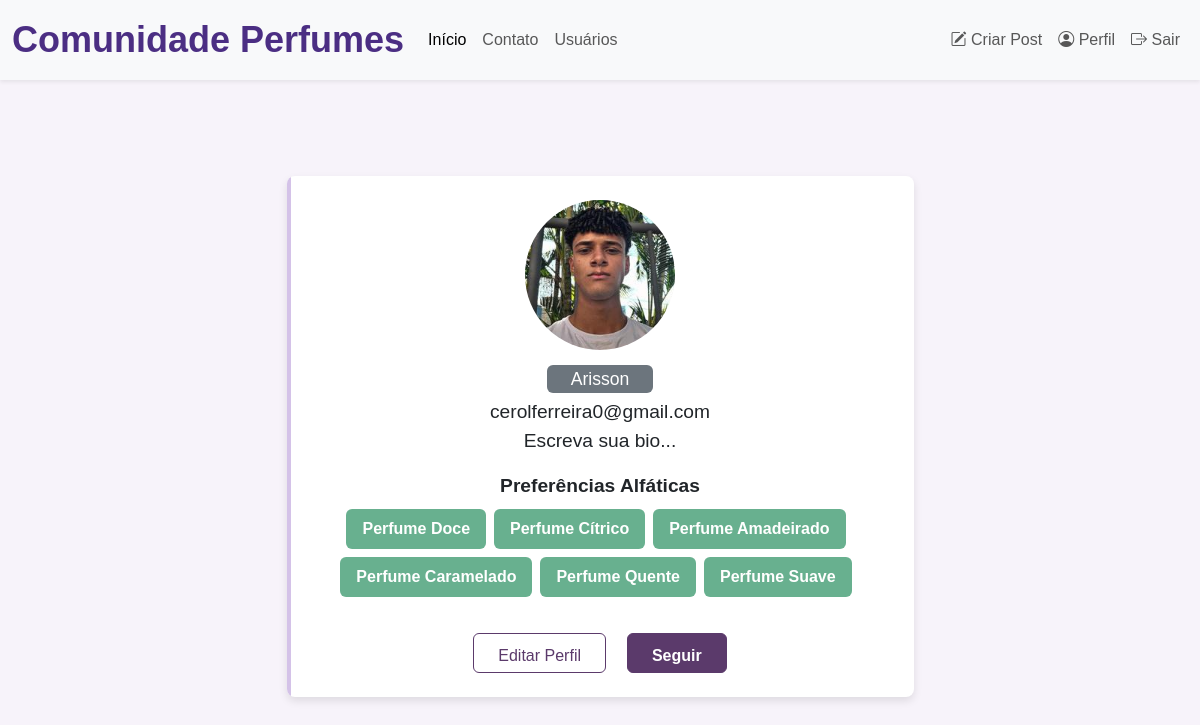
The page /perfil (signed in) on the database its author committed.
### comunidadeperfum/models.py (models this page shows)
class Usuario(database.Model, UserMixin):
    id = database.Column(database.Integer, primary_key=True)
    username = database.Column(database.String, nullable=False)
    email = database.Column(database.String, nullable=False, unique=True)
    senha = database.Column(database.String, nullable=False)
    foto_perfil = database.Column(database.String, default='default.png', nullable=False)
    perfil_bio = database.Column(database.String, default='Escreva sua bio...', nullable=False)
    posts = database.relationship('Post', backref='autor', lazy=True)
    perfumes = database.Column(database.String, nullable=False, default='Não Informado.')

### comunidadeperfum/routes.py (the view)
@app.route('/perfil')
@login_required
def perfil():
    foto_perfil = url_for('static', filename=f'images/{current_user.foto_perfil}')
    return render_template('perfil.html', usuario=current_user, foto_perfil=foto_perfil)

### comunidadeperfum/models.py (called while the page is built)
@login_manager.user_loader
def load_usuario(id_usuario):
    return Usuario.query.get(int(id_usuario))

### comunidadeperfum/templates/perfil.html (shortened to what this page needs)
{% extends 'base.html' %}
{% block body %}
<div class="container mt-5 mt-custom">
    <div class="row d-flex justify-content-center">
        <div class="col-md-7">
            <div class="card p-3 py-4">
                <div class="text-center">
                    <img src="{{ foto_perfil }}" width="100" class="rounded-circle">
                </div>
                <div class="text-center mt-3">
                    <span class="bg-secondary p-1 px-4 rounded text-white">{{ current_user.username }}</span>
                    <h5 class="mt-2 mb-0">{{ current_user.email }}</h5>
                    <div class="px-4 mt-1">
                        <p class="fonts">{{ current_user.perfil_bio }}</p>
                    </div>
                    <div class="row justify-content-center">
                        <div class="col col-12" style="text-align: center">
                            <strong>Preferências Alfáticas</strong><br>
                            <div class="d-flex flex-wrap justify-content-center">
                                {% for perfume in current_user.perfumes.split(';') %}
                                    <button type="button" class="btn btn-success mt-2 me-2" disabled>{{ perfume }}</button>
                                {% endfor %}
                            </div>
                        </div>
                    </div>
                     <ul class="social-list">
                        <li></li>
                        <li></li>
                    </ul>
                    <div class="buttons">
                        <a href="{{ url_for('editar_perfil')}}"><button class="btn btn-outline-primary px-4">Editar Perfil</button></a>
                        <button class="btn btn-primary px-4 ms-3">Seguir</button>
                    </div>
                </div>
            </div>
        </div>
    </div>
</div>
{% endblock %}

### comunidadeperfum/static/style.css (style rules this page uses)
:root { --color-primary: #7e5a9b; --color-secondary: #d4c2e8; --color-accent: #5b3a6b; --color-background: #f7f3fa; --color-text-dark: #333; --color-text-light: #fff; }
body { background: var(--color-background); font-family: Arial, sans-serif; }
.btn-primary, .btn-success { font-weight: bold; border: none; background-color: var(--color-primary); color: var(--color-text-light); transition: background-color 0.3s ease; }
a { text-decoration: none; color: var(--color-accent); }
.card { border: none; position: relative; overflow: hidden; border-radius: 8px; cursor: pointer; box-shadow: 0 4px 8px rgba(0, 0, 0, 0.1); }
.card:before { content: ""; position: absolute; left: 0; top: 0; width: 4px; height: 100%; background-color: var(--color-secondary); transform: scaleY(1); transition: all 0.5s; transform-origin: bottom; }
.card:after { content: ""; position: absolute; left: 0; top: 0; width: 4px; height: 100%; background-color: var(--color-accent); transform: scaleY(0); transition: all 0.5s; transform-origin: bottom; }
.social-list { display: flex; list-style: none; justify-content: center; padding: 0; }
.social-list li { padding: 10px; color: var(--color-primary); font-size: 19px; }
.buttons button:nth-child(1) { border: 1px solid var(--color-accent) !important; color: var(--color-accent); height: 40px; }
.buttons button:nth-child(2) { border: 1px solid var(--color-accent) !important; background-color: var(--color-accent); color: var(--color-text-light); height: 40px; }
.container.mt-5 { transform: scale(1); transform-origin: top center; }
.mt-custom { margin-top: 6rem !important; }
.card { padding: 30px; font-size: 1.1rem; }
.card img { width: 150px; height: 150px; }
.card h5, .card strong, .card p { font-size: 1.2rem; }
.card .btn { padding: 10px 10px; font-size: 1rem; }
.card .btn-success { font-size: 1.rem; padding: 8px 16px; }

### rows shown on the page
Usuario: username "Arisson", email "cerolferreira0@gmail.com", perfil_bio "Escreva sua bio..."

### other values the page prints
{{ perfume }} "Perfume Doce" "Perfume Cítrico" "Perfume Amadeirado" "Perfume Caramelado" "Perfume Quente" "Perfume Suave"
